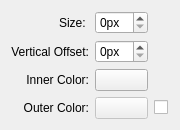
<?xml version="1.0" encoding="UTF-8"?>
<ui version="4.0">
 <class>ShadowConfiguraionUI</class>
 <widget class="QWidget" name="ShadowConfiguraionUI">
  <property name="geometry">
   <rect>
    <x>0</x>
    <y>0</y>
    <width>180</width>
    <height>112</height>
   </rect>
  </property>
  <property name="sizePolicy">
   <sizepolicy hsizetype="Preferred" vsizetype="Preferred">
    <horstretch>0</horstretch>
    <verstretch>0</verstretch>
   </sizepolicy>
  </property>
  <layout class="QGridLayout" name="gridLayout">
   <item row="2" column="0">
    <widget class="QLabel" name="label_3">
     <property name="text">
      <string>Inner Color:</string>
     </property>
     <property name="alignment">
      <set>Qt::AlignRight|Qt::AlignTrailing|Qt::AlignVCenter</set>
     </property>
     <property name="buddy">
      <cstring>innerColor</cstring>
     </property>
    </widget>
   </item>
   <item row="2" column="1">
    <widget class="KColorButton" name="innerColor"/>
   </item>
   <item row="3" column="0">
    <widget class="QLabel" name="label_4">
     <property name="enabled">
      <bool>true</bool>
     </property>
     <property name="text">
      <string>Outer Color:</string>
     </property>
     <property name="alignment">
      <set>Qt::AlignRight|Qt::AlignTrailing|Qt::AlignVCenter</set>
     </property>
     <property name="buddy">
      <cstring>outerColor</cstring>
     </property>
    </widget>
   </item>
   <item row="3" column="1">
    <widget class="KColorButton" name="outerColor">
     <property name="enabled">
      <bool>false</bool>
     </property>
    </widget>
   </item>
   <item row="3" column="2">
    <widget class="QCheckBox" name="useOuterColor">
     <property name="text">
      <string/>
     </property>
    </widget>
   </item>
   <item row="1" column="0">
    <widget class="QLabel" name="label_2">
     <property name="text">
      <string>Vertical Offset:</string>
     </property>
     <property name="alignment">
      <set>Qt::AlignRight|Qt::AlignTrailing|Qt::AlignVCenter</set>
     </property>
     <property name="buddy">
      <cstring>verticalOffset</cstring>
     </property>
    </widget>
   </item>
   <item row="0" column="0">
    <widget class="QLabel" name="label">
     <property name="text">
      <string>Size: </string>
     </property>
     <property name="alignment">
      <set>Qt::AlignRight|Qt::AlignTrailing|Qt::AlignVCenter</set>
     </property>
     <property name="buddy">
      <cstring>shadowSize</cstring>
     </property>
    </widget>
   </item>
   <item row="0" column="1">
    <widget class="QSpinBox" name="shadowSize">
     <property name="suffix">
      <string>px</string>
     </property>
    </widget>
   </item>
   <item row="1" column="1">
    <widget class="QSpinBox" name="verticalOffset">
     <property name="suffix">
      <string>px</string>
     </property>
    </widget>
   </item>
  </layout>
 </widget>
 <customwidgets>
  <customwidget>
   <class>KColorButton</class>
   <extends>QPushButton</extends>
   <header>kcolorbutton.h</header>
  </customwidget>
 </customwidgets>
 <tabstops>
  <tabstop>shadowSize</tabstop>
  <tabstop>verticalOffset</tabstop>
  <tabstop>innerColor</tabstop>
  <tabstop>outerColor</tabstop>
  <tabstop>useOuterColor</tabstop>
 </tabstops>
 <resources/>
 <connections>
  <connection>
   <sender>useOuterColor</sender>
   <signal>toggled(bool)</signal>
   <receiver>outerColor</receiver>
   <slot>setEnabled(bool)</slot>
   <hints>
    <hint type="sourcelabel">
     <x>165</x>
     <y>92</y>
    </hint>
    <hint type="destinationlabel">
     <x>110</x>
     <y>106</y>
    </hint>
   </hints>
  </connection>
 </connections>
</ui>
